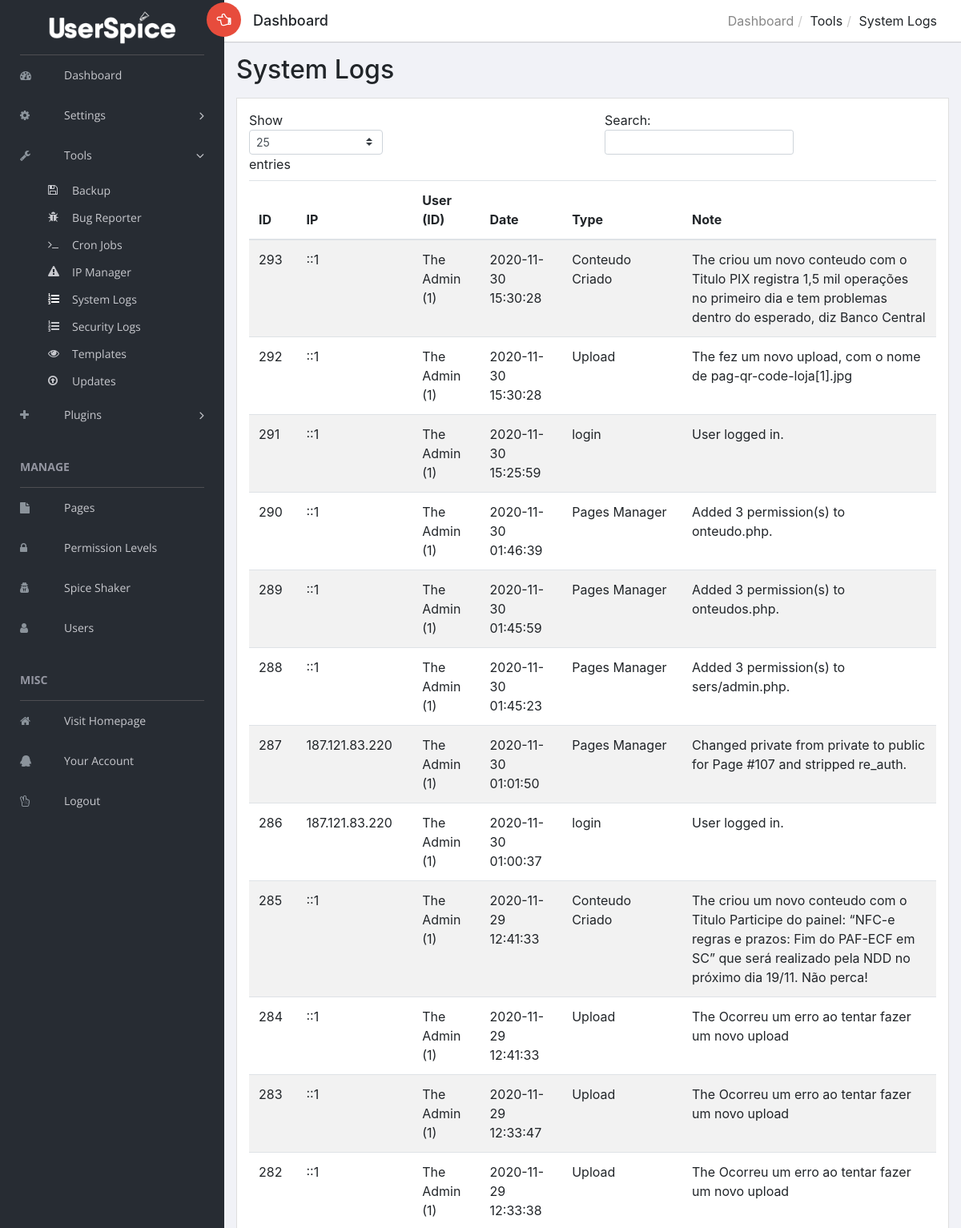
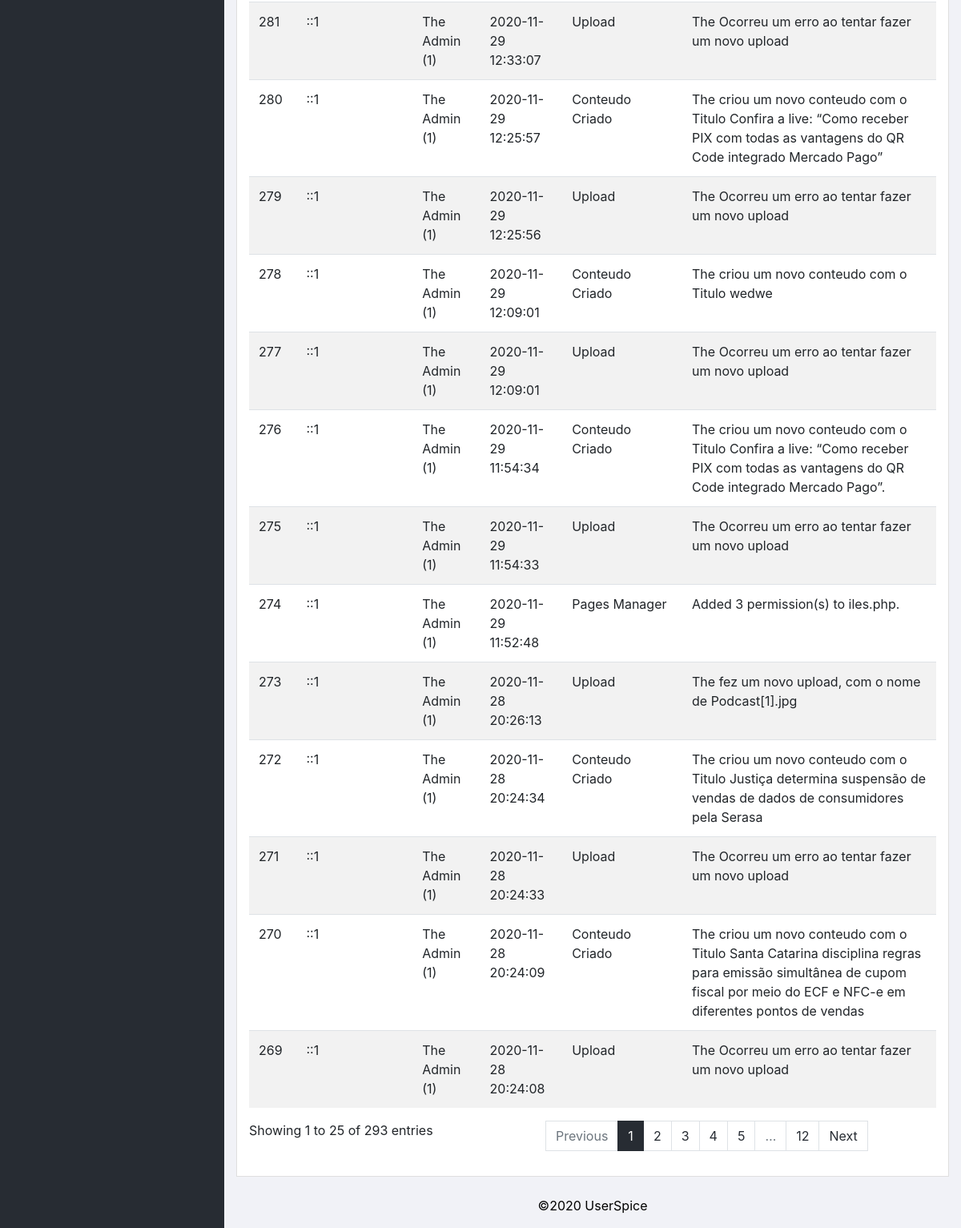
Screenshot of /admin/users/admin.php?view=logs (signed in) with the database file from the repository (2 pictures, top to bottom).
### tables this page shows
CREATE TABLE `logs` (
  `id` int(11) NOT NULL AUTO_INCREMENT,
  `user_id` int(11) DEFAULT NULL,
  `logdate` timestamp NOT NULL DEFAULT CURRENT_TIMESTAMP ON UPDATE CURRENT_TIMESTAMP,
  `logtype` varchar(25) NOT NULL,
  `lognote` text NOT NULL,
  `ip` varchar(75) DEFAULT NULL,
  `metadata` blob,
  PRIMARY KEY (`id`)
);

CREATE TABLE `users` (
  `id` int(11) NOT NULL AUTO_INCREMENT,
  `email` varchar(155) NOT NULL,
  `email_new` varchar(155) DEFAULT NULL,
  `username` varchar(255) NOT NULL,
  `password` varchar(255) DEFAULT NULL,
  `pin` varchar(255) DEFAULT NULL,
  `fname` varchar(255) NOT NULL,
  `lname` varchar(255) NOT NULL,
  `permissions` int(11) NOT NULL,
  `logins` int(11) unsigned NOT NULL,
  `account_owner` tinyint(4) NOT NULL DEFAULT '1',
  `account_id` int(11) NOT NULL DEFAULT '0',
  `company` varchar(255) NOT NULL,
  `join_date` datetime NOT NULL,
  `last_login` datetime NOT NULL,
  `email_verified` tinyint(4) NOT NULL DEFAULT '0',
  `vericode` varchar(15) NOT NULL,
  `active` int(1) NOT NULL,
  `oauth_provider` varchar(255) NOT NULL,
  `oauth_uid` varchar(255) NOT NULL,
  `gender` varchar(10) NOT NULL,
  `locale` varchar(10) NOT NULL,
  `gpluslink` varchar(255) NOT NULL,
  `picture` varchar(255) NOT NULL,
  `created` datetime NOT NULL,
  `modified` datetime NOT NULL,
  `fb_uid` varchar(255) NOT NULL,
  `un_changed` int(1) NOT NULL,
  `msg_exempt` int(1) NOT NULL DEFAULT '0',
  `last_confirm` datetime DEFAULT NULL,
  `protected` int(1) NOT NULL DEFAULT '0',
  `dev_user` int(1) NOT NULL DEFAULT '0',
  `msg_notification` int(1) NOT NULL DEFAULT '1',
  `force_pr` int(1) NOT NULL DEFAULT '0',
  `twoKey` varchar(16) DEFAULT NULL,
  `twoEnabled` int(1) DEFAULT '0',
  `twoDate` datetime DEFAULT NULL,
  `cloak_allowed` tinyint(1) NOT NULL DEFAULT '0',
  `org` int(11) DEFAULT NULL,
  `account_mgr` int(11) DEFAULT '0',
  `oauth_tos_accepted` tinyint(1) DEFAULT NULL,
  `vericode_expiry` datetime DEFAULT NULL,
  `language` varchar(255) DEFAULT 'en-US',
  PRIMARY KEY (`id`),
  KEY `EMAIL` (`email`) USING BTREE
);

CREATE TABLE `settings` (
  `id` int(50) NOT NULL AUTO_INCREMENT,
  `recaptcha` int(1) NOT NULL DEFAULT '0',
  `force_ssl` int(1) NOT NULL,
  `css_sample` int(1) NOT NULL,
  `us_css1` varchar(255) NOT NULL,
  `us_css2` varchar(255) NOT NULL,
  `us_css3` varchar(255) NOT NULL,
  `site_name` varchar(100) NOT NULL,
  `language` varchar(255) NOT NULL,
  `track_guest` int(1) NOT NULL,
  `site_offline` int(1) NOT NULL,
  `force_pr` int(1) NOT NULL,
  `glogin` int(1) NOT NULL DEFAULT '0',
  `fblogin` int(1) NOT NULL,
  `gid` varchar(255) NOT NULL,
  `gsecret` varchar(255) NOT NULL,
  `gredirect` varchar(255) NOT NULL,
  `ghome` varchar(255) NOT NULL,
  `fbid` varchar(255) NOT NULL,
  `fbsecret` varchar(255) NOT NULL,
  `fbcallback` varchar(255) NOT NULL,
  `graph_ver` varchar(255) NOT NULL,
  `finalredir` varchar(255) NOT NULL,
  `req_cap` int(1) NOT NULL,
  `req_num` int(1) NOT NULL,
  `min_pw` int(2) NOT NULL,
  `max_pw` int(3) NOT NULL,
  `min_un` int(2) NOT NULL,
  `max_un` int(3) NOT NULL,
  `messaging` int(1) NOT NULL,
  `snooping` int(1) NOT NULL,
  `echouser` int(11) NOT NULL,
  `wys` int(1) NOT NULL,
  `change_un` int(1) NOT NULL,
  `backup_dest` varchar(255) NOT NULL,
  `backup_source` varchar(255) NOT NULL,
  `backup_table` varchar(255) NOT NULL,
  `msg_notification` int(1) NOT NULL,
  `permission_restriction` int(1) NOT NULL,
  `auto_assign_un` int(1) NOT NULL,
  `page_permission_restriction` int(1) NOT NULL,
  `msg_blocked_users` int(1) NOT NULL,
  `msg_default_to` int(1) NOT NULL,
  `notifications` int(1) NOT NULL,
  `notif_daylimit` int(3) NOT NULL,
  `recap_public` varchar(100) NOT NULL,
  `recap_private` varchar(100) NOT NULL,
  `page_default_private` int(1) NOT NULL,
  `navigation_type` tinyint(1) NOT NULL,
  `copyright` varchar(255) NOT NULL,
  `custom_settings` int(1) NOT NULL,
  `system_announcement` varchar(255) NOT NULL,
  `twofa` int(1) DEFAULT '0',
  `force_notif` tinyint(1) DEFAULT NULL,
  `cron_ip` varchar(255) DEFAULT NULL,
  `registration` tinyint(1) DEFAULT NULL,
  `join_vericode_expiry` int(9) unsigned NOT NULL,
  `reset_vericode_expiry` int(9) unsigned NOT NULL,
  `admin_verify` tinyint(1) NOT NULL,
  `admin_verify_timeout` int(9) NOT NULL,
  `session_manager` tinyint(1) NOT NULL,
  `template` varchar(255) DEFAULT 'standard',
  `saas` tinyint(1) DEFAULT NULL,
  `redirect_uri_after_login` text,
  `show_tos` tinyint(1) DEFAULT '1',
  `default_language` varchar(11) DEFAULT NULL,
  `allow_language` tinyint(1) DEFAULT NULL,
  `spice_api` varchar(75) DEFAULT NULL,
  `announce` datetime DEFAULT NULL,
  `bleeding_edge` tinyint(1) DEFAULT '0',
  `err_time` int(11) DEFAULT '15',
  `container_open_class` varchar(255) DEFAULT 'container-fluid',
  PRIMARY KEY (`id`)
);

### admin/users/classes/class.autoloader.php (called while the page is built, shortened)
<?php
class Autoloader {
	protected static $fileExt = '.php';
	public static function loader($className) {
		$filename = $className . static::$fileExt;
	}
	public static function setFileExt($fileExt) {
		static::$fileExt = $fileExt;
	}
}

### admin/users/classes/Input.php (called while the page is built, shortened)
<?php
class Input {
	public static function get($item){
		if (isset($_POST[$item])) {
			return self::sanitize($_POST[$item]);
		} elseif(isset($_GET[$item])){
			return self::sanitize($_GET[$item]);
		}
		return '';
	}
	public static function sanitize($item){
		if (is_array($item)){
			foreach ($item as $key => $itemValue){
				$postItems[$key]=self::sanitize($itemValue);
			}
			return $postItems;
		}else{
			return trim(htmlentities($item, ENT_QUOTES, 'UTF-8'));
		}
	}
}

### admin/users/init.php (called while the page is built, shortened)
<?php
require_once 'classes/class.autoloader.php';
$abs_us_root=$_SERVER['DOCUMENT_ROOT'];
$self_path=explode("/", $_SERVER['PHP_SELF']);
$self_path_length=count($self_path);
for($i = 1; $i < $self_path_length; $i++){
	array_splice($self_path, $self_path_length-$i, $i);
	$us_url_root=implode("/",$self_path)."/";
	if (file_exists($abs_us_root.$us_url_root.'z_us_root.php')){
		break;
	}else{
		$file_found=FALSE;
	}
}
 $us_url_root = $us_url_root."admin/";

### admin/users/classes/DB.php (called while the page is built, shortened)
<?php
class DB {
	private static $_instance = null;
	private $_pdo, $_query, $_error = false, $_errorInfo, $_results=[], $_resultsArray=[], $_count = 0, $_lastId, $_queryCount=0;
	private function __construct($config = []){
		if (!$opts = Config::get('mysql/options'))
			$opts = array(PDO::MYSQL_ATTR_INIT_COMMAND => "SET SESSION sql_mode = ''");
		try{
			if($config == []){
				$this->_pdo = new PDO('mysql:host=' .
					Config::get('mysql/host') .';dbname='.
					Config::get('mysql/db') . ';charset=utf8',
					Config::get('mysql/username'),
					Config::get('mysql/password'),
					$opts);
				}
			}catch(PDOException $e){
			die($e->getMessage());
		}
	}
	public static function getInstance(){
		if (!isset(self::$_instance)) {
			self::$_instance = new DB();
		}
		return self::$_instance;
	}
	public function query($sql, $params = array()){
		$this->_error = false;
		$this->_errorInfo = array(0, null, null); $this->_resultsArray=[]; $this->_count=0; $this->_lastId=0;
		if ($this->_query = $this->_pdo->prepare($sql)) {
			$x = 1;
			if (count($params)) {
				foreach ($params as $param) {
					$this->_query->bindValue($x, $param);
					$x++;
				}
			}
			if ($this->_query->execute()) {
				if ($this->_query->columnCount() > 0) {
					$this->_results = $this->_query->fetchALL(PDO::FETCH_OBJ);
				}
				$this->_count = $this->_query->rowCount();
			} else{
				$this->_error = true;
				$this->_results = [];
				$this->_errorInfo = $this->_query->errorInfo();
			}
		}
		return $this;
	}
	public function action($action, $table, $where = array()){
		$sql    = "{$action} FROM {$table}";
		$values = array();
		$is_ok  = true;
		if ($where_text = $this->_calcWhere($where, $values, "and", $is_ok))
			$sql .= " WHERE $where_text";
		if ($is_ok)
			if (!$this->query($sql, $values)->error())
				return $this;
		return false;
	}
	private function _calcWhere($w, &$vals, $comboparg='and', &$is_ok=NULL) {
		if (is_array($w)) {
			$comb_ops   = ['and', 'or', 'and not', 'or not'];
			$valid_ops  = ['=', '<', '>', '<=', '>=', '<>', '!=', 'LIKE', 'NOT LIKE', 'ALIKE', 'NOT ALIKE', 'REGEXP', 'NOT REGEXP'];
			$two_args   = ['IS NULL', 'IS NOT NULL'];
			$four_args  = ['BETWEEN', 'NOT BETWEEN'];
			$arr_arg    = ['IN', 'NOT IN'];
			$nested_arg = ['ANY', 'ALL', 'SOME'];
			$nested     = ['EXISTS', 'NOT EXISTS'];
			$nestedIN   = ['IN SELECT', 'NOT IN SELECT'];
			$wcount     = count($w);
			if (array_values($w) === $w) {
				if (in_array(strtolower($w[0]), $comb_ops)) {
					$sql = '';
					$combop = '';
					for ($i = 1; $i < $wcount; $i++) {
						$sql .= ' '. $combop . ' ' . $this->_calcWhere($w[$i], $vals, "and", $is_ok);
						$combop = $w[0];
					}
					return '('.$sql.')';
				} elseif ($wcount==3  &&  in_array($w[1],$valid_ops)) {
					return "{$w[0]} {$w[1]} ?";
				} elseif ($wcount==2  &&  in_array($w[1],$two_args)) {
					return "{$w[0]} {$w[1]}";
				} elseif ($wcount==4  &&  in_array($w[1],$four_args)) {
					$vals[] = $w[2];
					$vals[] = $w[3];
					return "{$w[0]} {$w[1]} ? AND ?";
				} elseif ($wcount==3  &&  in_array($w[1],$arr_arg)  &&  is_array($w[2])) {
					$vals = array_merge($vals,$w[2]);
					return "{$w[0]} {$w[1]} (" . substr( str_repeat(",?",count($w[2])), 1) . ")";
				} elseif (($wcount==5 || $wcount==6 && is_array($w[5]))  &&  in_array($w[1],$valid_ops)  &&  in_array($w[2],$nested_arg)) {
					return  "{$w[0]} {$w[1]} {$w[2]}" . $this->get_subquery_sql($w[4],$w[3],$w[5],$vals,$is_ok);
				} elseif (($wcount==3 || $wcount==4 && is_array($w[3]))  &&  in_array($w[0],$nested)) {
					return $w[0] . $this->get_subquery_sql($w[2],$w[1],$w[3],$vals,$is_ok);
				} elseif (($wcount==4 || $wcount==5 && is_array($w[4]))  &&  in_array($w[1],$nestedIN)) {
					return "{$w[0]} " . substr($w[1],0,-7) . $this->get_subquery_sql($w[3],$w[2],$w[4],$vals,$is_ok);
				} else {
					echo "ERROR: w=".print_r($w,true)."<br />\n";
					$is_ok = false;
				}
			}
		} else {
			echo "ERROR: No array in $w<br />\n";
			$is_ok = false;
		}
	}
	public function get($table, $where){
		return $this->action('SELECT *', $table, $where);
	}
	public function results($assoc = false){
		return ($this->_results) ? $this->_results : [];
	}
	public function first($assoc = false){
				return ($this->count()>0)  ?  $this->results($assoc)[0]  :  [];
	}
	public function count(){
		return $this->_count;
	}
	public function error(){
		return $this->_error;
	}
}

### admin/users/helpers/permissions.php (called while the page is built, shortened)
<?php
if (!function_exists('hasPerm')) {
    function hasPerm($permissions, $id = null, $masterCheck = true)
    {
        $access = false;
        $id = (int) $id;
        $db = DB::getInstance();
        $query = $db->query('SELECT * FROM user_permission_matches WHERE user_id = ?', [$id]);
        if (!$query->error()) {
            $userPerms = [];
            foreach ($query->results() as $row) {
                $userPerms[] = $row->permission_id;
            }
        } else {
            logger($id, 'hasPerm', 'Database error while checking permission', $query->errorString());
            return $access;
        }
        foreach ($permissions as $p) {
            if (in_array($p, $userPerms)) {
                $access = true;
                break;
            }
        }
        return $access;
    }
}

### admin/users/classes/Config.php (called while the page is built)
<?php
class Config {
	public static function get($path = null){
		if($path){
			$config = $GLOBALS['config'];
			$path = explode('/', $path);
			foreach ($path as $bit) {
				if(isset($config[$bit])){
					$config = $config[$bit];
				} else {
					return false;
				}
			}
			return $config;
		}
		return false;
	}
}

### admin/users/views/_admin_logs.php (the view, shortened to what this page needs)
<div class="col-sm-8">
  <div class="page-header float-right">
    <div class="page-title">
      <ol class="breadcrumb text-right">
        <li><a href="<?=$us_url_root; ?>users/admin.php">Dashboard</a></li>
        <li>Tools</li>
        <li class="active">System Logs</li>
      </ol>
    </div>
  </div>
</div>
</div>
</header>
<div class="content mt-3">
  <h2 class="mb-3">System Logs</h2>
  <?php resultBlock($errors, $successes);
  $logs = $db->query('SELECT * FROM logs ORDER BY id DESC LIMIT 5000')->results();
  ?>
  <div class="card">
  <div class="card-body">
  <table id="paginate" class='table table-hover table-striped table-list-search display'>
    <thead>
      <th>ID</th>
      <th>IP</th>
      <th>User (ID)</th>
      <th>Date</th>
      <th>Type</th>
      <th>Note</th>
    </thead>
    <tbody>
      <?php foreach ($logs as $l) { ?>
        <tr>
          <td><?=$l->id; ?></td>
          <td><?=$l->ip; ?></td>
          <td><?php echouser($l->user_id); ?> (<?=$l->user_id; ?>)</td>
          <td><?=$l->logdate; ?></td>
          <td><?=$l->logtype; ?></td>
          <td>
            <?=$l->lognote; ?>
          </td>
        </tr>
      <?php } ?>
    </tbody>
  </table>
  </div>
</div>
  </div>

### admin/users/admin.php (shortened to what this page needs)
<?php
require_once '../users/init.php';
$db = DB::getInstance();
$settings = $db->query('SELECT * FROM settings')->first();
?>
<?php $view = Input::get('view'); ?>
<?php require_once $abs_us_root.$us_url_root.'users/views/_admin_menu.php';
?>
<div id="right-panel" class="right-panel">
  <?php require_once $abs_us_root.$us_url_root.'users/views/_admin_header.php'; ?>
  <?php
  function usView($file)
  {
      global $abs_us_root;
      global $us_url_root;
      if (checkAccess('page', $file)) {
          if (file_exists($abs_us_root.$us_url_root.'usersc/includes/admin/'.$file)) {
              $path = $abs_us_root.$us_url_root.'usersc/includes/admin/'.$file;
          } elseif (file_exists($abs_us_root.$us_url_root.'users/views/'.$file)) {
              $path = $abs_us_root.$us_url_root.'users/views/'.$file;
          } else {
              $path = $abs_us_root.$us_url_root.'users/views/_admin_dashboard.php';
          }
          return $path;
      } else {
          $path = $abs_us_root.$us_url_root.'users/views/_admin_dashboard.php';
          return $path;
      }
  }
  function checkAccess($key, $value)
  {
      global $db, $user, $master_account;
      if (in_array($user->data()->id, $master_account) || hasPerm([2], $user->data()->id)) {
          return true;
      }
  }
  switch ($view) {
    case 'logs':
    $path = usView('_admin_logs.php');
    include $path;
    break;
    }
    ?>
    <p align="center">
      <font color='black'><br>&copy;<?=date('Y '); ?><?=$settings->copyright; ?></font>
    </p>
  </div>
</body>
</html>

### admin/users/helpers/users.php (shortened to what this page needs)
<?php
if (!function_exists('echouser')) {
    function echouser($id, $echoType = null)
    {
        $db = DB::getInstance();
        $id = (int) $id;
        if ($echoType !== null) {
            $echoType = (int) $echoType;
        } else {
            $settingsQ = $db->query('SELECT echouser FROM settings');
            $settings = $settingsQ->first();
            $echoType = $settings->echouser;
        }
        if ($echoType == 0) {
            $query = $db->query('SELECT fname,lname FROM users WHERE id = ? LIMIT 1', [$id]);
            $count = $query->count();
            if ($count > 0) {
                $results = $query->first();
                echo $results->fname.' '.$results->lname;
            } else {
                echo 'Unknown';
            }
        }
    }
}

### rows the page displays
logs: id "293", ip "::1", user.fname "The", user.lname "Admin", user "1", logdate "2020-11-30 15:30:28", logtype "Conteudo Criado", lognote "The criou um novo conteudo com o Titulo PIX registra 1,5 mil operações no primeiro dia e tem problemas dentro do esperado, diz Banco Central"
logs: id "292", ip "::1", user.fname "The", user.lname "Admin", user "1", logdate "2020-11-30 15:30:28", logtype "Upload", lognote "The fez um novo upload, com o nome de pag-qr-code-loja[1].jpg"
logs: id "291", ip "::1", user.fname "The", user.lname "Admin", user "1", logdate "2020-11-30 15:25:59", logtype "login", lognote "User logged in."
logs: id "290", ip "::1", user.fname "The", user.lname "Admin", user "1", logdate "2020-11-30 01:46:39", logtype "Pages Manager", lognote "Added 3 permission(s) to onteudo.php."
logs: id "289", ip "::1", user.fname "The", user.lname "Admin", user "1", logdate "2020-11-30 01:45:59", logtype "Pages Manager", lognote "Added 3 permission(s) to onteudos.php."
logs: id "288", ip "::1", user.fname "The", user.lname "Admin", user "1", logdate "2020-11-30 01:45:23", logtype "Pages Manager", lognote "Added 3 permission(s) to sers/admin.php."
logs: id "287", ip "187.121.83.220", user.fname "The", user.lname "Admin", user "1", logdate "2020-11-30 01:01:50", logtype "Pages Manager", lognote "Changed private from private to public for Page #107 and stripped re_auth."
logs: id "286", ip "187.121.83.220", user.fname "The", user.lname "Admin", user "1", logdate "2020-11-30 01:00:37", logtype "login", lognote "User logged in."
logs: id "285", ip "::1", user.fname "The", user.lname "Admin", user "1", logdate "2020-11-29 12:41:33", logtype "Conteudo Criado", lognote "The criou um novo conteudo com o Titulo Participe do painel: “NFC-e regras e prazos: Fim do PAF-ECF em SC” que será realizado pela NDD no próximo dia 19/11. Não perca!"
logs: id "284", ip "::1", user.fname "The", user.lname "Admin", user "1", logdate "2020-11-29 12:41:33", logtype "Upload", lognote "The Ocorreu um erro ao tentar fazer um novo upload"
logs: id "283", ip "::1", user.fname "The", user.lname "Admin", user "1", logdate "2020-11-29 12:33:47", logtype "Upload", lognote "The Ocorreu um erro ao tentar fazer um novo upload"
logs: id "282", ip "::1", user.fname "The", user.lname "Admin", user "1", logdate "2020-11-29 12:33:38", logtype "Upload", lognote "The Ocorreu um erro ao tentar fazer um novo upload"
logs: id "281", ip "::1", user.fname "The", user.lname "Admin", user "1", logdate "2020-11-29 12:33:07", logtype "Upload", lognote "The Ocorreu um erro ao tentar fazer um novo upload"
logs: id "280", ip "::1", user.fname "The", user.lname "Admin", user "1", logdate "2020-11-29 12:25:57", logtype "Conteudo Criado", lognote "The criou um novo conteudo com o Titulo Confira a live: “Como receber PIX com todas as vantagens do QR Code integrado Mercado Pago”"
logs: id "279", ip "::1", user.fname "The", user.lname "Admin", user "1", logdate "2020-11-29 12:25:56", logtype "Upload", lognote "The Ocorreu um erro ao tentar fazer um novo upload"
logs: id "278", ip "::1", user.fname "The", user.lname "Admin", user "1", logdate "2020-11-29 12:09:01", logtype "Conteudo Criado", lognote "The criou um novo conteudo com o Titulo wedwe"
logs: id "277", ip "::1", user.fname "The", user.lname "Admin", user "1", logdate "2020-11-29 12:09:01", logtype "Upload", lognote "The Ocorreu um erro ao tentar fazer um novo upload"
logs: id "276", ip "::1", user.fname "The", user.lname "Admin", user "1", logdate "2020-11-29 11:54:34", logtype "Conteudo Criado", lognote "The criou um novo conteudo com o Titulo Confira a live: “Como receber PIX com todas as vantagens do QR Code integrado Mercado Pago”."
logs: id "275", ip "::1", user.fname "The", user.lname "Admin", user "1", logdate "2020-11-29 11:54:33", logtype "Upload", lognote "The Ocorreu um erro ao tentar fazer um novo upload"
logs: id "274", ip "::1", user.fname "The", user.lname "Admin", user "1", logdate "2020-11-29 11:52:48", logtype "Pages Manager", lognote "Added 3 permission(s) to iles.php."
logs: id "273", ip "::1", user.fname "The", user.lname "Admin", user "1", logdate "2020-11-28 20:26:13", logtype "Upload", lognote "The fez um novo upload, com o nome de Podcast[1].jpg"
logs: id "272", ip "::1", user.fname "The", user.lname "Admin", user "1", logdate "2020-11-28 20:24:34", logtype "Conteudo Criado", lognote "The criou um novo conteudo com o Titulo Justiça determina suspensão de vendas de dados de consumidores pela Serasa"
logs: id "271", ip "::1", user.fname "The", user.lname "Admin", user "1", logdate "2020-11-28 20:24:33", logtype "Upload", lognote "The Ocorreu um erro ao tentar fazer um novo upload"
logs: id "270", ip "::1", user.fname "The", user.lname "Admin", user "1", logdate "2020-11-28 20:24:09", logtype "Conteudo Criado", lognote "The criou um novo conteudo com o Titulo Santa Catarina disciplina regras para emissão simultânea de cupom fiscal por meio do ECF e NFC-e em diferentes pontos de vendas"
logs: id "269", ip "::1", user.fname "The", user.lname "Admin", user "1", logdate "2020-11-28 20:24:08", logtype "Upload", lognote "The Ocorreu um erro ao tentar fazer um novo upload"
settings: copyright "UserSpice"

### other values shown
lang("BE_DASH") "Dashboard"
lang("BE_SETTINGS") "Settings"
lang("BE_TOOLS") "Tools"
lang("BE_BACKUP") "Backup"
lang("BE_CRON") "Cron Jobs"
lang("BE_IP") "IP Manager"
lang("BE_UPDATE") "Updates"
